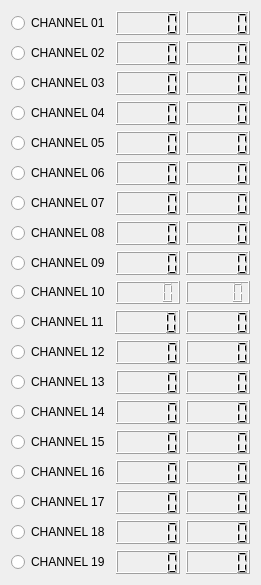
      <widget class="QWidget" name="layoutWidget">
       <property name="geometry">
        <rect>
         <x>10</x>
         <y>71</y>
         <width>261</width>
         <height>585</height>
        </rect>
       </property>
       <layout class="QVBoxLayout" name="verticalLayout_9">
        <item>
         <layout class="QHBoxLayout" name="horizontalLayout_30">
          <item>
           <widget class="QRadioButton" name="lvds_rx_en_35">
            <property name="text">
             <string>CHANNEL 01</string>
            </property>
            <property name="autoExclusive">
             <bool>false</bool>
            </property>
           </widget>
          </item>
          <item>
           <widget class="QLCDNumber" name="lvds_freq_35"/>
          </item>
          <item>
           <widget class="QLCDNumber" name="lvds_glitch_cnt_35"/>
          </item>
         </layout>
        </item>
        <item>
         <layout class="QHBoxLayout" name="horizontalLayout_44">
          <item>
           <widget class="QRadioButton" name="lvds_rx_en_52">
            <property name="text">
             <string>CHANNEL 02</string>
            </property>
            <property name="autoExclusive">
             <bool>false</bool>
            </property>
           </widget>
          </item>
          <item>
           <widget class="QLCDNumber" name="lvds_freq_52"/>
          </item>
          <item>
           <widget class="QLCDNumber" name="lvds_glitch_cnt_52"/>
          </item>
         </layout>
        </item>
        <item>
         <layout class="QHBoxLayout" name="horizontalLayout_45">
          <item>
           <widget class="QRadioButton" name="lvds_rx_en_26">
            <property name="text">
             <string>CHANNEL 03</string>
            </property>
            <property name="autoExclusive">
             <bool>false</bool>
            </property>
           </widget>
          </item>
          <item>
           <widget class="QLCDNumber" name="lvds_freq_26"/>
          </item>
          <item>
           <widget class="QLCDNumber" name="lvds_glitch_cnt_26"/>
          </item>
         </layout>
        </item>
        <item>
         <layout class="QHBoxLayout" name="horizontalLayout_47">
          <item>
           <widget class="QRadioButton" name="lvds_rx_en_31">
            <property name="text">
             <string>CHANNEL 04</string>
            </property>
            <property name="autoExclusive">
             <bool>false</bool>
            </property>
           </widget>
          </item>
          <item>
           <widget class="QLCDNumber" name="lvds_freq_31"/>
          </item>
          <item>
           <widget class="QLCDNumber" name="lvds_glitch_cnt_31"/>
          </item>
         </layout>
        </item>
        <item>
         <layout class="QHBoxLayout" name="horizontalLayout_49">
          <item>
           <widget class="QRadioButton" name="lvds_rx_en_25">
            <property name="text">
             <string>CHANNEL 05</string>
            </property>
            <property name="autoExclusive">
             <bool>false</bool>
            </property>
           </widget>
          </item>
          <item>
           <widget class="QLCDNumber" name="lvds_freq_25"/>
          </item>
          <item>
           <widget class="QLCDNumber" name="lvds_glitch_cnt_25"/>
          </item>
         </layout>
        </item>
        <item>
         <layout class="QHBoxLayout" name="horizontalLayout_50">
          <item>
           <widget class="QRadioButton" name="lvds_rx_en_30">
            <property name="text">
             <string>CHANNEL 06</string>
            </property>
            <property name="autoExclusive">
             <bool>false</bool>
            </property>
           </widget>
          </item>
          <item>
           <widget class="QLCDNumber" name="lvds_freq_30"/>
          </item>
          <item>
           <widget class="QLCDNumber" name="lvds_glitch_cnt_30"/>
          </item>
         </layout>
        </item>
        <item>
         <layout class="QHBoxLayout" name="horizontalLayout_54">
          <item>
           <widget class="QRadioButton" name="lvds_rx_en_49">
            <property name="text">
             <string>CHANNEL 07</string>
            </property>
            <property name="autoExclusive">
             <bool>false</bool>
            </property>
           </widget>
          </item>
          <item>
           <widget class="QLCDNumber" name="lvds_freq_49"/>
          </item>
          <item>
           <widget class="QLCDNumber" name="lvds_glitch_cnt_49"/>
          </item>
         </layout>
        </item>
        <item>
         <layout class="QHBoxLayout" name="horizontalLayout_57">
          <item>
           <widget class="QRadioButton" name="lvds_rx_en_46">
            <property name="text">
             <string>CHANNEL 08</string>
            </property>
            <property name="autoExclusive">
             <bool>false</bool>
            </property>
           </widget>
          </item>
          <item>
           <widget class="QLCDNumber" name="lvds_freq_46"/>
          </item>
          <item>
           <widget class="QLCDNumber" name="lvds_glitch_cnt_46"/>
          </item>
         </layout>
        </item>
        <item>
         <layout class="QHBoxLayout" name="horizontalLayout_59">
          <item>
           <widget class="QRadioButton" name="lvds_rx_en_28">
            <property name="text">
             <string>CHANNEL 09</string>
            </property>
            <property name="autoExclusive">
             <bool>false</bool>
            </property>
           </widget>
          </item>
          <item>
           <widget class="QLCDNumber" name="lvds_freq_28"/>
          </item>
          <item>
           <widget class="QLCDNumber" name="lvds_glitch_cnt_28"/>
          </item>
         </layout>
        </item>
        <item>
         <layout class="QHBoxLayout" name="horizontalLayout_60">
          <item>
           <widget class="QRadioButton" name="lvds_rx_en_54">
            <property name="text">
             <string>CHANNEL 10</string>
            </property>
            <property name="autoExclusive">
             <bool>false</bool>
            </property>
           </widget>
          </item>
          <item>
           <widget class="QLCDNumber" name="lvds_freq_54"/>
          </item>
          <item>
           <widget class="QLCDNumber" name="lvds_glitch_cnt_54"/>
          </item>
         </layout>
        </item>
        <item>
         <layout class="QHBoxLayout" name="horizontalLayout_62">
          <item>
           <widget class="QRadioButton" name="lvds_rx_en_50">
            <property name="text">
             <string>CHANNEL 11</string>
            </property>
            <property name="autoExclusive">
             <bool>false</bool>
            </property>
           </widget>
          </item>
          <item>
           <widget class="QLCDNumber" name="lvds_freq_50"/>
          </item>
          <item>
           <widget class="QLCDNumber" name="lvds_glitch_cnt_50"/>
          </item>
         </layout>
        </item>
        <item>
         <layout class="QHBoxLayout" name="horizontalLayout_64">
          <item>
           <widget class="QRadioButton" name="lvds_rx_en_40">
            <property name="text">
             <string>CHANNEL 12</string>
            </property>
            <property name="autoExclusive">
             <bool>false</bool>
            </property>
           </widget>
          </item>
          <item>
           <widget class="QLCDNumber" name="lvds_freq_40"/>
          </item>
          <item>
           <widget class="QLCDNumber" name="lvds_glitch_cnt_40"/>
          </item>
         </layout>
        </item>
        <item>
         <layout class="QHBoxLayout" name="horizontalLayout_65">
          <item>
           <widget class="QRadioButton" name="lvds_rx_en_48">
            <property name="text">
             <string>CHANNEL 13</string>
            </property>
            <property name="autoExclusive">
             <bool>false</bool>
            </property>
           </widget>
          </item>
          <item>
           <widget class="QLCDNumber" name="lvds_freq_48"/>
          </item>
          <item>
           <widget class="QLCDNumber" name="lvds_glitch_cnt_48"/>
          </item>
         </layout>
        </item>
        <item>
         <layout class="QHBoxLayout" name="horizontalLayout_67">
          <item>
           <widget class="QRadioButton" name="lvds_rx_en_45">
            <property name="text">
             <string>CHANNEL 14</string>
            </property>
            <property name="autoExclusive">
             <bool>false</bool>
            </property>
           </widget>
          </item>
          <item>
           <widget class="QLCDNumber" name="lvds_freq_45"/>
          </item>
          <item>
           <widget class="QLCDNumber" name="lvds_glitch_cnt_45"/>
          </item>
         </layout>
        </item>
        <item>
         <layout class="QHBoxLayout" name="horizontalLayout_68">
          <item>
           <widget class="QRadioButton" name="lvds_rx_en_53">
            <property name="text">
             <string>CHANNEL 15</string>
            </property>
            <property name="autoExclusive">
             <bool>false</bool>
            </property>
           </widget>
          </item>
          <item>
           <widget class="QLCDNumber" name="lvds_freq_53"/>
          </item>
          <item>
           <widget class="QLCDNumber" name="lvds_glitch_cnt_53"/>
          </item>
         </layout>
        </item>
        <item>
         <layout class="QHBoxLayout" name="horizontalLayout_69">
          <item>
           <widget class="QRadioButton" name="lvds_rx_en_41">
            <property name="text">
             <string>CHANNEL 16</string>
            </property>
            <property name="autoExclusive">
             <bool>false</bool>
            </property>
           </widget>
          </item>
          <item>
           <widget class="QLCDNumber" name="lvds_freq_41"/>
          </item>
          <item>
           <widget class="QLCDNumber" name="lvds_glitch_cnt_41"/>
          </item>
         </layout>
        </item>
        <item>
         <layout class="QHBoxLayout" name="horizontalLayout_71">
          <item>
           <widget class="QRadioButton" name="lvds_rx_en_38">
            <property name="text">
             <string>CHANNEL 17</string>
            </property>
            <property name="autoExclusive">
             <bool>false</bool>
            </property>
           </widget>
          </item>
          <item>
           <widget class="QLCDNumber" name="lvds_freq_38"/>
          </item>
          <item>
           <widget class="QLCDNumber" name="lvds_glitch_cnt_38"/>
          </item>
         </layout>
        </item>
        <item>
         <layout class="QHBoxLayout" name="horizontalLayout_72">
          <item>
           <widget class="QRadioButton" name="lvds_rx_en_43">
            <property name="text">
             <string>CHANNEL 18</string>
            </property>
            <property name="autoExclusive">
             <bool>false</bool>
            </property>
           </widget>
          </item>
          <item>
           <widget class="QLCDNumber" name="lvds_freq_43"/>
          </item>
          <item>
           <widget class="QLCDNumber" name="lvds_glitch_cnt_43"/>
          </item>
         </layout>
        </item>
        <item>
         <layout class="QHBoxLayout" name="horizontalLayout_73">
          <item>
           <widget class="QRadioButton" name="lvds_rx_en_6">
            <property name="text">
             <string>CHANNEL 19</string>
            </property>
            <property name="autoExclusive">
             <bool>false</bool>
            </property>
           </widget>
          </item>
          <item>
           <widget class="QLCDNumber" name="lvds_freq_6"/>
          </item>
          <item>
           <widget class="QLCDNumber" name="lvds_glitch_cnt_6"/>
          </item>
         </layout>
        </item>
       </layout>
      </widget>
